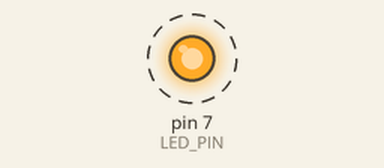
This sketch was run on a simulated Arduino Uno, built with avr-gcc and run on an emulated ATmega328P. Parts: output pins drawn as LEDs (lit = HIGH). Dashed ring = blinking.

Above: at 0.5 s.
Timing chart, 0 to 4.6 s (numbered marks = the images above):
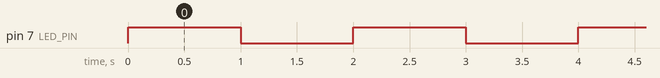

The sketch:

lab1.ino
```cpp
/****************************************************
	Programador.....: (C) Pedro Monteiro
    Data:...........: 11/12/2024
    Observações.....: Segundo laboratório de SDAC.

    				  Controlo de um led vermelho.
****************************************************/

//Constante
const int LED_PIN = 7;
const int DELAY_TIME = 1000;

//Inicializações
void setup(void)	{
  pinMode (LED_PIN, OUTPUT);
}

//Programa
void loop(void) {
  digitalWrite(LED_PIN, HIGH);
  delay(DELAY_TIME);
  digitalWrite(LED_PIN, LOW);
  delay(DELAY_TIME);
}
```

Measured:
- by itself, pin 7 (LED_PIN): alternates HIGH for 1.0 s and LOW for 1.0 s
